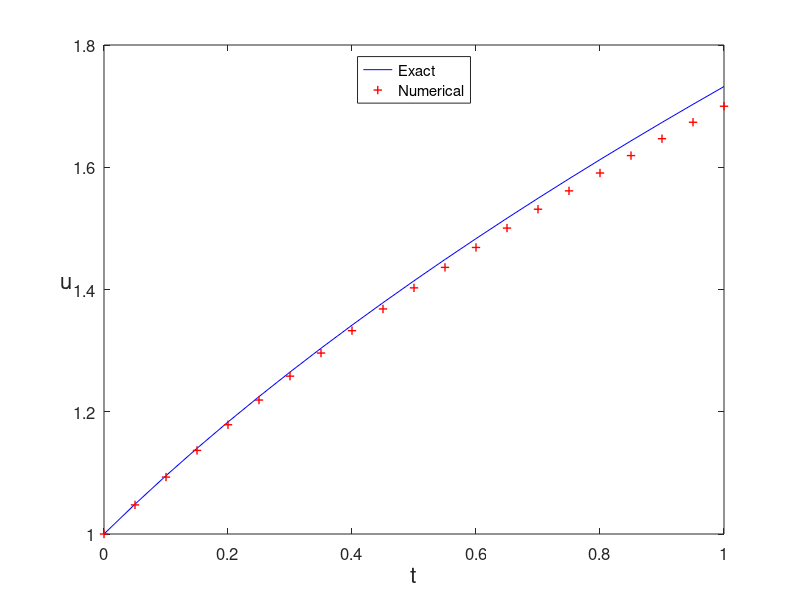

MATLAB code for this plot:
% BackEuler.m
% Backward Euler Method for Nolinear ODE:
% u'(x)=u-2x/u in [0,1]
% Initial condition: u(0)=1;
% Exact solution: u=sqrt(2*x+1)
clear all
h=0.05;
x=0:h:1;
N=length(x)-1;
u(1)=1;
NI(N)=0;           % Record the number of iterations
for n=1:N
    % Newton iteration
    X(1)=u(n); tol=1.0e-6;
    for k=1:100
        X(k+1)=X(k)-(X(k)-h*X(k)+2*h*x(n+1)/X(k)-u(n))./(1-h-2*h*x(n+1)/(X(k)^2));
        NI(n)=NI(n)+1;
        if abs(X(k+1)-X(k))<tol
            u(n+1)=X(k+1);
            break
        end
    end
end
ue=sqrt(2*x+1);    % exact solution
plot(x,ue,'b-',x,u,'r+','LineWidth',1)
legend('Exact ','Numerical','location','North')
% title('Backward Euler method','fontsize',12)
set(gca,'fontsize',12)
xlabel('t','fontsize', 16), ylabel('u','fontsize',16,'Rotation',0)
% computing error
error=max(abs(u-ue))